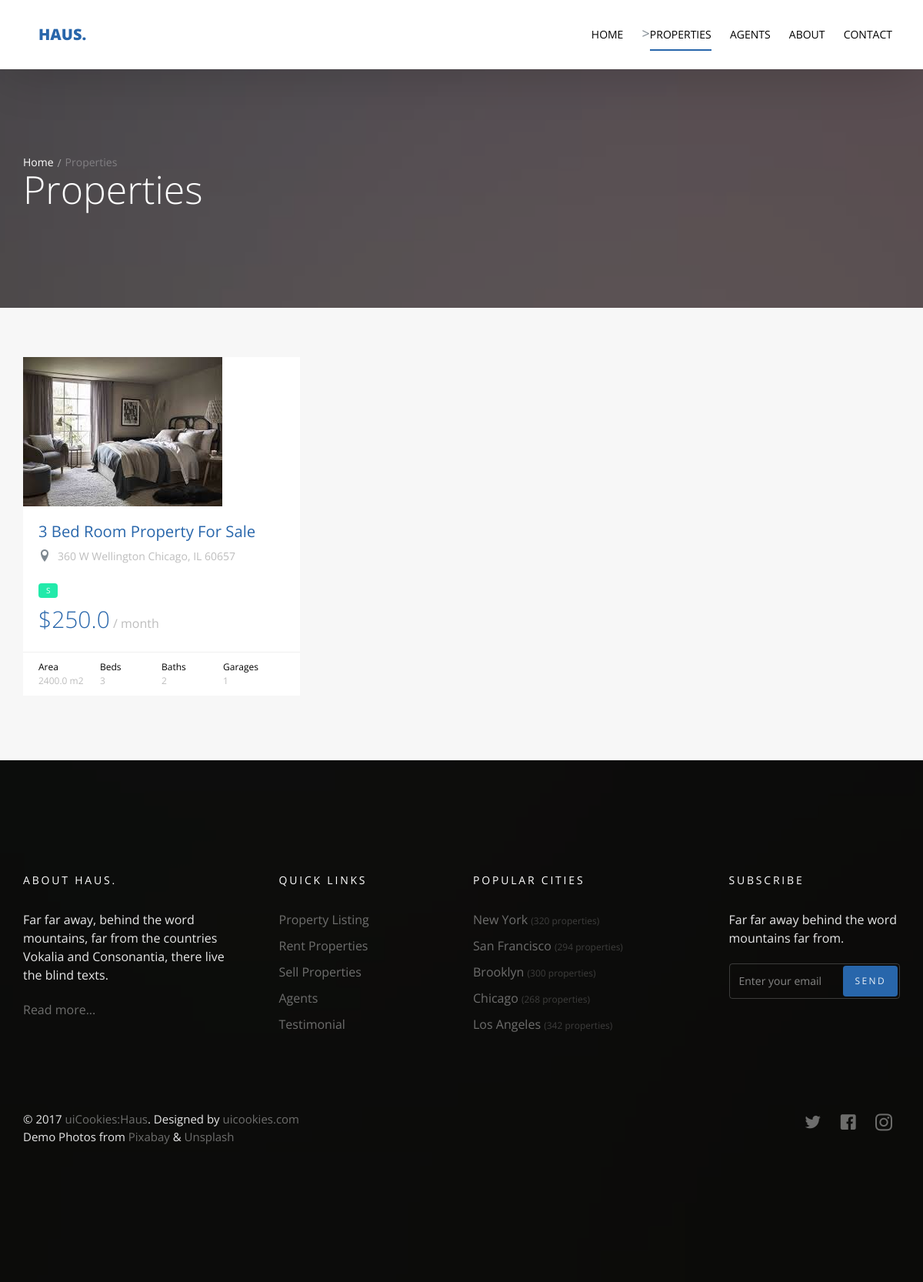
Before: /property/ with the older database file.
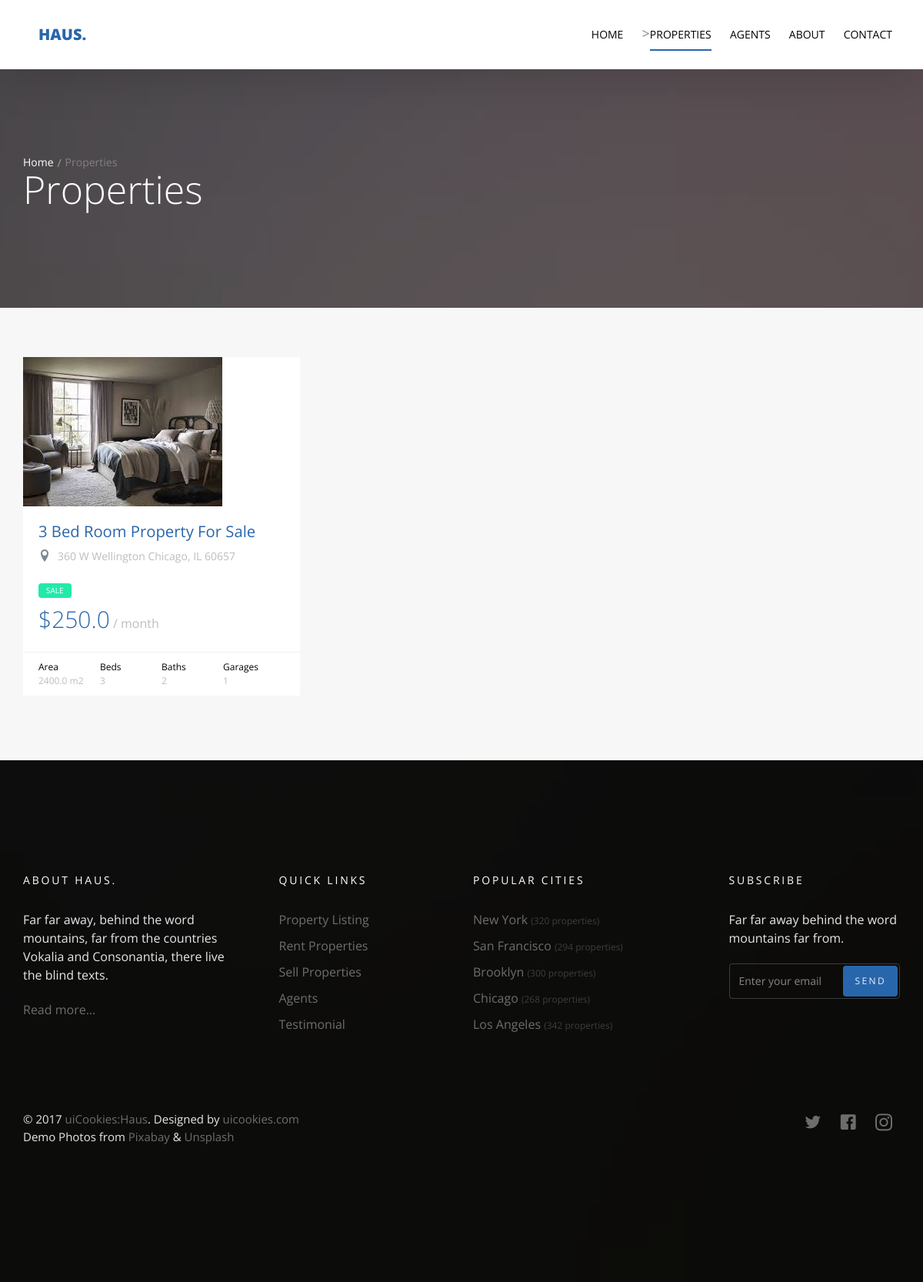
After: the same page with the newer database file.
### property/models.py (models this page shows)
class Property(models.Model):
    name = models.CharField(max_length=50)
    type = models.CharField(max_length=5, choices=property_type)
    price = models.FloatField()
    category = models.ForeignKey('Category', null=True, on_delete=models.SET_NULL)
    area = models.FloatField()
    beds_number = models.PositiveIntegerField()
    baths_number = models.PositiveIntegerField()
    garages_number = models.PositiveIntegerField()
    image = models.ImageField(upload_to='property/', null=True)
    location = models.CharField(max_length=50, null=True)
    def __str__(self):
        return self.name
    class Meta:
        verbose_name = 'Property'
        verbose_name_plural = 'Properties'

### property/views.py (the view)
# urls.py: path('', views.property_list, name='property_list'),
def property_list(request):
    property_list = Property.objects.all()
    template = 'property/list.html'
    search_query = request.GET.get('q')
    property_type = request.GET.get('property_type', None)
    if search_query or property_type:
        property_list = property_list.filter(
            Q(name__icontains=search_query) &
            Q(type__icontains=property_type[0])
        )
    context = {
        'property_list': property_list
    }
    return render(request, template, context)

### property/templates/property/list.html (shortened to what this page needs)
{% extends 'base.html' %}
{% block body %}
  <section class="probootstrap-slider flexslider2 page-inner">
    <div class="overlay"></div>
    <div class="probootstrap-wrap-banner">
      <div class="container">
        <div class="row">
          <div class="col-md-8">
            <div class="page-title probootstrap-animate">
              <div class="probootstrap-breadcrumbs">
                <a href="">Home</a><span>Properties</span>
              </div>
              <h1>Properties</h1>
            </div>
          </div>
        </div>
      </div>
    </div>
    <ul class="slides">
      <li style="background-image: url(img/slider_1.jpg);"></li>
    </ul>
  </section>
  <section class="probootstrap-section probootstrap-section-lighter">
    <div class="container">
      <div class="row">
        {% if property_list %}
          {% for property in property_list %}
            <div class="col-md-4 col-sm-6">
              <div class="probootstrap-card probootstrap-listing">
                <div class="probootstrap-card-media">
                  <img src="{{property.image.url}}" class="img-responsive" alt="Free HTML5 Template by uicookies.com">
                </div>
                <div class="probootstrap-card-text">
                  <h2 class="probootstrap-card-heading"><a href="{% url 'property:property_detail' property.id %}">{{property}}</a></h2>
                  <div class="probootstrap-listing-location">
                    <i class="icon-location2"></i> <span>360 W Wellington Chicago, IL 60657</span>
                  </div>
                  <div class="probootstrap-listing-category for-sale"><span>{{property.type}}</span></div>
                  <div class="probootstrap-listing-price"><strong>${{property.price}}</strong> / month</div>
                </div>
                <div class="probootstrap-card-extra">
                  <ul>
                    <li>
                      Area
                      <span>{{property.area}} m2</span>
                    </li>
                    <li>
                      Beds
                      <span>{{property.beds_number}}</span>
                    </li>
                    <li>
                      Baths
                      <span>{{property.baths_number}}</span>
                    </li>
                    <li>
                      Garages
                      <span>{{property.garages_number}}</span>
                    </li>
                  </ul>
                </div>
              </div>
            </div>
          {% endfor %}
        {% else %}
          <div class="col-md-10 col-sm-10">
            <h2>No Properties With This Name Or Type </h2>
          </div>
        {% endif %}
      </div>
    </div>
  </section>
  {% endblock body %}

Changed rows visible on the page:
changed Property "3 Bed Room Property For Sale": type "S" → "SALE"
